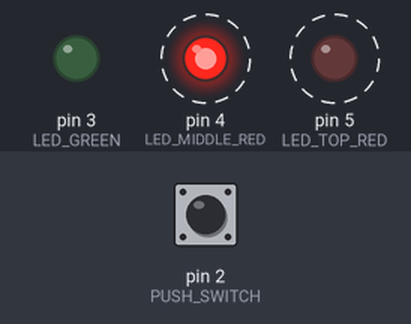
Bench run of a sketch on a simulated Arduino Uno, built with avr-gcc and run on an emulated ATmega328P. Shown: output pins drawn as LEDs (lit = HIGH). Dashed ring = blinking. The test bench sets the inputs (shaded band); at power-on: pin 2 (PUSH_SWITCH) HIGH.

Above: at 1.8 s.
1.9 s: pin 2 (PUSH_SWITCH) pulled LOW for 3.2 s
At 3.1 s:
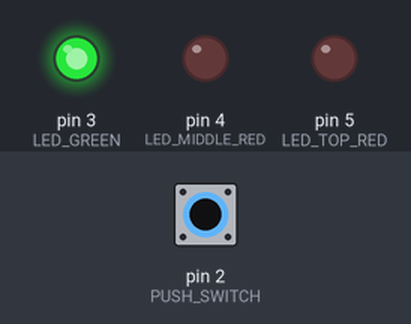
At 5.22 s:
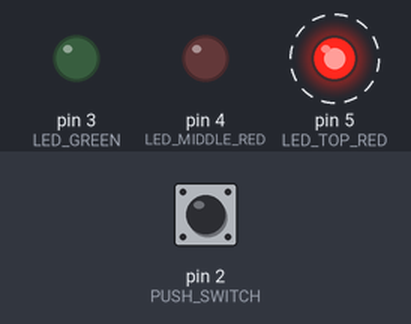
Timing chart, 0 to 12.6 s (numbered marks = the images above; inputs shaded):
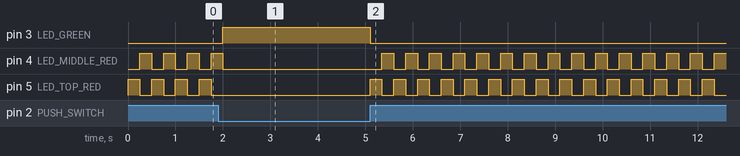

The sketch:

Spaceship_control_panel.ino
```cpp
int switchState = 0;


const int PUSH_SWITCH = 2;
const int LED_GREEN = 3;
const int LED_MIDDLE_RED = 4;
const int LED_TOP_RED = 5;

void setup()
{
  //
  // Setup pin modes as follows:
  //
  // 2 : Input from switch
  // 3 : Green LED
  // 4 : Middle red LED
  // 5 : Top red LED
  //

  pinMode(PUSH_SWITCH,INPUT);
  pinMode(LED_GREEN,OUTPUT);
  pinMode(LED_MIDDLE_RED,OUTPUT);
  pinMode(LED_TOP_RED,OUTPUT);
}

void loop()
{
  //
  // Read the switch state.
  //

  switchState = digitalRead(PUSH_SWITCH);

  if (switchState == LOW)
  {
    //
    // When the button is not pressed, we just light the green LED
    //

    digitalWrite(LED_GREEN,HIGH);
    digitalWrite(LED_MIDDLE_RED,LOW);
    digitalWrite(LED_TOP_RED,LOW);
  }
  else
  {
    //
    // When the button is pressed, blink the red LED's
    //

    digitalWrite(LED_GREEN,LOW);
    digitalWrite(LED_MIDDLE_RED,LOW);
    digitalWrite(LED_TOP_RED,HIGH);

    delay(250);

    digitalWrite(LED_MIDDLE_RED,HIGH);
    digitalWrite(LED_TOP_RED,LOW);

    delay(250);
  }
}
```

Measured:
- after the input at 1.9 s, pin 3 (LED_GREEN): LOW → HIGH after 0.10 s, → LOW 3.1 s later
- by itself, pin 4 (LED_MIDDLE_RED): repeats every 0.50 s: HIGH 0.25 s, LOW 0.25 s
